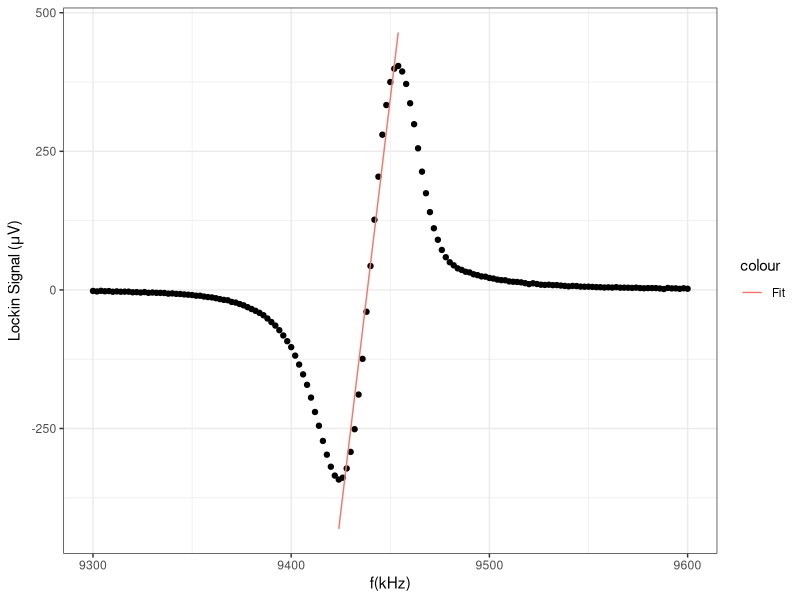

This figure's R source:
setwd('/Users/yunxiao/Documents/My Documents/Lab/My Thesis/template/metathesis-v2.0/data')
library(ggplot2)
library(dplyr)

df <- read.table("Protovec1T16h09m29sD10_18_2011.txt", header = FALSE, sep="\t")
df <- tbl_df(df)
df <- t(df)
df <- data.frame(df)
rownames(df) <- NULL
colnames(df) <- c("freq","signal", "c", "d")
maxindex <- which(df[,2]==max(df[,2]))
minindex <- which(df[,2]==min(df[,2]))
f <- df[minindex:maxindex,1]
s <- df[minindex:maxindex,2]
fit <- lm(s~f)
fitted_s <- fit$fitted.values
df2 <- data.frame(f, fitted_s)
ggplot() +
  geom_point(data=df, aes(x=df[,1], y=df[,2])) +
  geom_line(data=df2, aes(x=f,y=fitted_s, color='red')) +
  xlab('f(kHz)') +
  ylab(expression(paste("Lockin Signal (", mu, "V)"))) +
  scale_color_discrete(label="Fit") +
  theme_bw()


